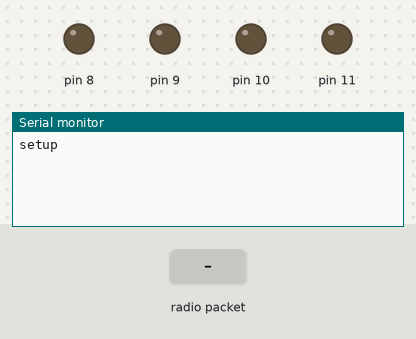
Simulated run of this sketch. Board: Arduino Uno, built with avr-gcc and run on an emulated ATmega328P. Shown: output pins drawn as LEDs (lit = HIGH), the last lines printed to the serial monitor. The inputs (shaded band) are chosen by the test bench. No radio packets arrive unless stated.

Above: at 1.2 s.
1.3 s: radio packet "1" arrives
At 2.5 s:
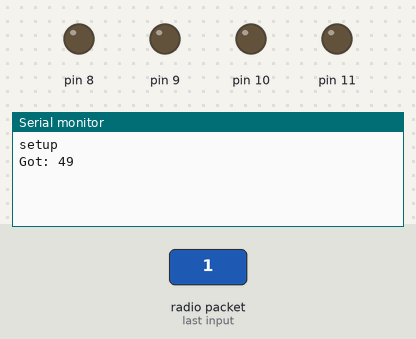
2.8 s: radio packet "2" arrives
At 3.7 s:
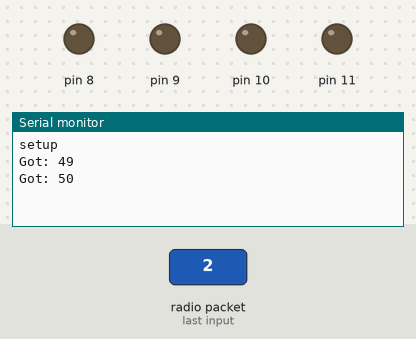
4.3 s: radio packet "3" arrives
At 4.8 s:
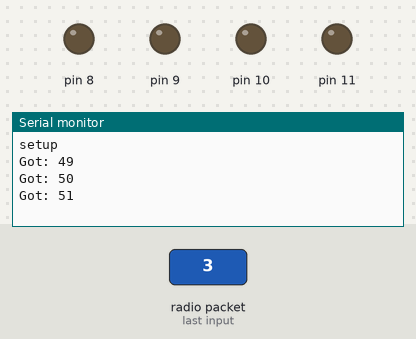
5.8 s: radio packet "4" arrives
At 7.2 s:
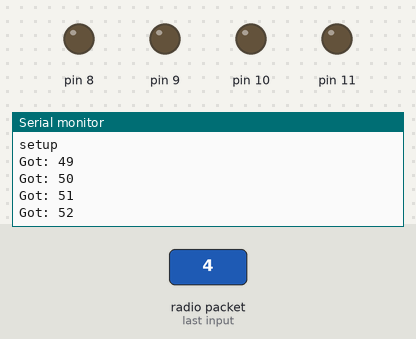
Timing chart, 0 to 8.3 s (numbered marks = the images above; inputs shaded):
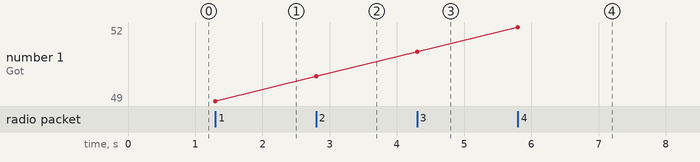

The sketch:

receptor.ino
```cpp
  #include <VirtualWire.h>

void setup()
{
    Serial.begin(9600);	// Debugging only
    Serial.println("setup");

    // Initialise the IO and ISR
    vw_set_ptt_inverted(true); // Required for DR3100
    vw_setup(2000);	 // Bits per sec
    vw_set_rx_pin(2);
    vw_rx_start();       // Start the receiver PLL running

pinMode(8, OUTPUT);
pinMode(9, OUTPUT);
pinMode(10, OUTPUT);
pinMode(11, OUTPUT);
}

void loop()
{

  digitalWrite(8, LOW);
  digitalWrite(9, LOW);
  digitalWrite(10, LOW);
  digitalWrite(11, LOW);

    uint8_t buf[VW_MAX_MESSAGE_LEN];
    uint8_t buflen = VW_MAX_MESSAGE_LEN;

    if (vw_get_message(buf, &buflen)) // Non-blocking
    {
	int i;

        digitalWrite(13, true); // Flash a light to show received good message
	// Message with a good checksum received, dump it.
	Serial.print("Got: ");

	for (i = 0; i < buflen; i++)
	{
	    Serial.print(buf[i]);
        if(buf[i] == '1'){digitalWrite(8, HIGH);}
        if(buf[i] == '2'){digitalWrite(9, HIGH);}
        if(buf[i] == '3'){digitalWrite(10, HIGH);}
        if(buf[i] == '4'){digitalWrite(11, HIGH);}
	    Serial.print(" ");
	}
	Serial.println("");
        digitalWrite(13, false);

   }
}
```

Measured:
- after the input at 1.3 s, the serial monitor: prints a new line at once (image 1)
- after the input at 2.8 s, the serial monitor: prints a new line at once (image 2)
- after the input at 4.3 s, the serial monitor: prints a new line at once (image 3)
- after the input at 5.8 s, the serial monitor: prints a new line at once (image 4)
- plotted number 1: 49 → 50 after the input at 2.8 s, 50 → 51 after the input at 4.3 s, 51 → 52 after the input at 5.8 s
